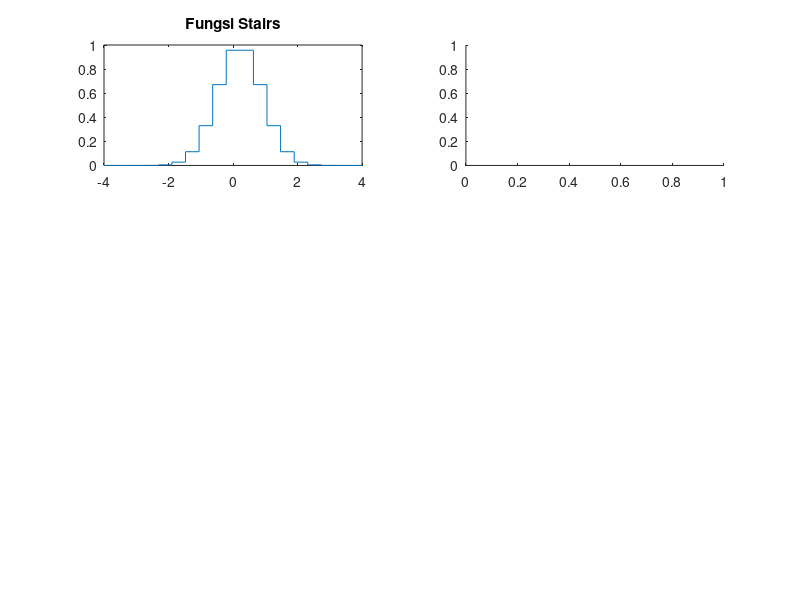

This chart was generated by the following MATLAB code: (Note: this script raises an error after producing the figure.)
X = linspace(-4, 4, 20);
Y = exp(-X.*X);
subplot(3,2,1);
stairs(X, Y);
title('Fungsi Stairs');

subplot(3,2,2);
histogram(X);
title('Fungsi Histogram');

subplot(3,2,3);
polarhistogram(X);
title('Fungsi Polar Histogram');

X1 = eig(randn(20,20)); % eig adalah nilai eigen
subplot(3,2,4);
compass(X1);
title('Fungsi Kompas');

[A, B] = meshgrid(-8:.5:8);
R = sqrt(A.^2 + B.^2);
Z = sin(R)./R;
subplot(3,2,5);
mesh(Z, 'EdgeColor', 'red');